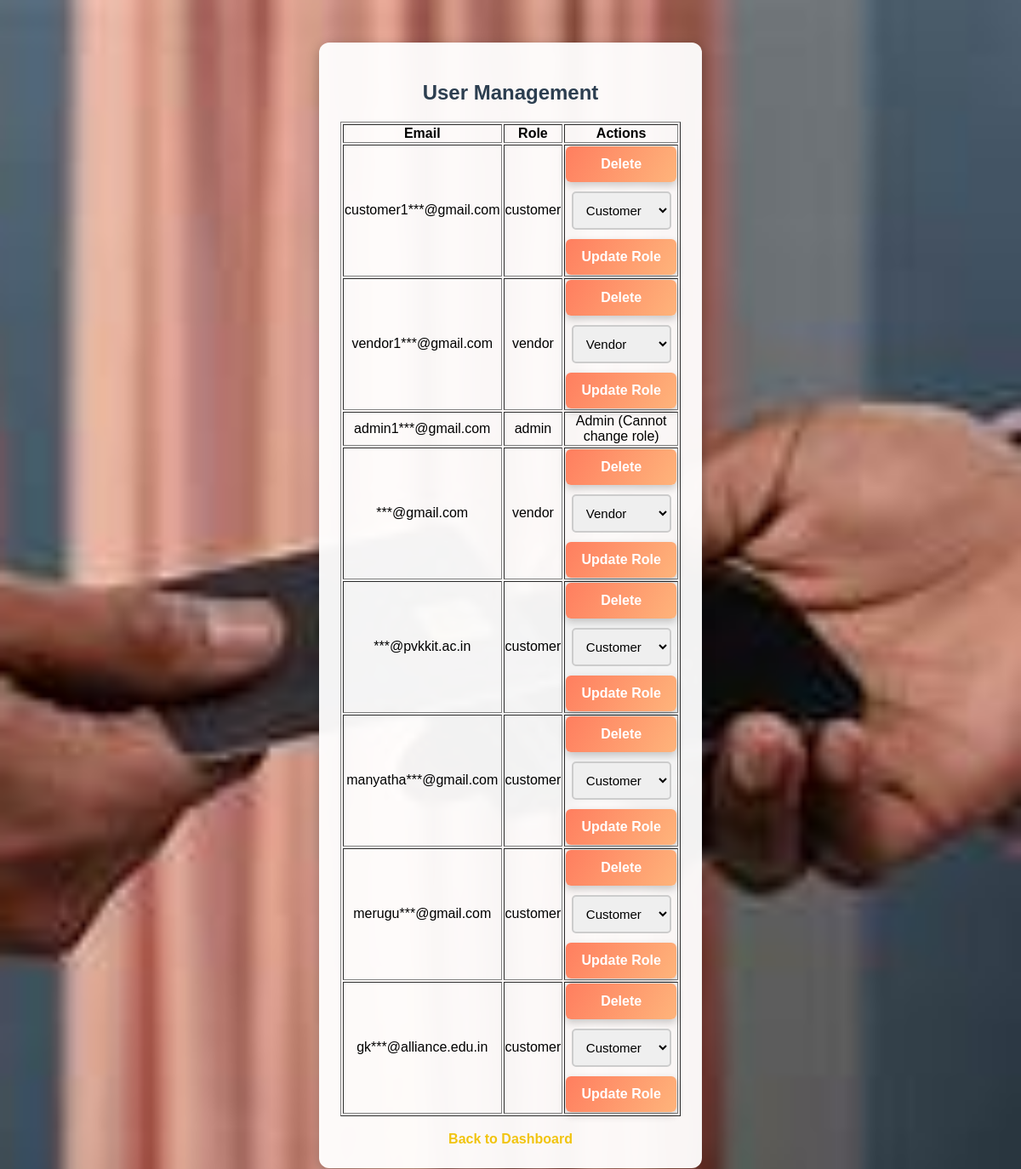
The app's page /credit-card-processing/backend/manage-users.php (signed in) with its own data.
### tables this page shows
CREATE TABLE `users` (
  `id` int(11) NOT NULL,
  `name` varchar(100) DEFAULT NULL,
  `email` varchar(100) NOT NULL,
  `phone` varchar(15) NOT NULL,
  `address` varchar(255) NOT NULL,
  `state` varchar(50) NOT NULL,
  `pincode` varchar(10) NOT NULL,
  `income` decimal(10,2) NOT NULL,
  `aadhar` varchar(20) NOT NULL,
  `pan` varchar(10) NOT NULL,
  `password` varchar(255) NOT NULL,
  `role` enum('customer','vendor','admin') NOT NULL
);

### credit-card-processing/backend/manage-users.php (the view, shortened to what this page needs)
<?php
include 'config.php';
$query = "SELECT * FROM users";
$result = $conn->query($query);
?>
<!DOCTYPE html>
<html lang="en">
<head>
    <link rel="stylesheet" href="style.css">
</head>
<body>
    <div class="container">
        <h2>User Management</h2>
        <table border="1">
            <tr>
                <th>Email</th>
                <th>Role</th>
                <th>Actions</th>
            </tr>
            <?php while ($row = $result->fetch_assoc()) { ?>
            <tr>
                <td><?php echo $row['email']; ?></td>
                <td><?php echo $row['role']; ?></td>
                <td>
                    <?php if ($row['role'] != 'admin') { ?>
                        <form action="delete-user.php" method="POST" style="display:inline;">
                            <button type="submit">Delete</button>
                        </form>
                        <form action="update-role.php" method="POST" style="display:inline;">
                            <select name="new_role">
                                <option value="customer" <?php if ($row['role'] == 'customer') echo "selected"; ?>>Customer</option>
                                <option value="vendor" <?php if ($row['role'] == 'vendor') echo "selected"; ?>>Vendor</option>
                            </select>
                            <button type="submit">Update Role</button>
                        </form>
                    <?php } else { ?>
                        <span>Admin (Cannot change role)</span>
                    <?php } ?>
                </td>
            </tr>
            <?php } ?>
        </table>
        <br>
        <a href="admin.php">Back to Dashboard</a>
    </div>
</body>
</html>

### credit-card-processing/frontend/style.css (style rules this page uses)
body { font-family: 'Arial', sans-serif; background: url('background.jpg') no-repeat center center fixed; background-size: cover; text-align: center; padding: 50px; margin: 0; color: black; }
.container { width: 400px; background: rgba(255, 255, 255, 0.95); padding: 25px; margin: auto; border-radius: 12px; box-shadow: 0 5px 15px rgba(0, 0, 0, 0.3); transition: transform 0.3s ease-in-out; }
h2 { color: #2c3e50; font-size: 24px; font-weight: bold; }
input, select { width: 90%; padding: 11px; margin: 11px 0; border: 2px solid #ccc; border-radius: 5px; font-size: 15px; transition: border-color 0.2s ease-in-out; }
button { background: linear-gradient(120deg, #ff7e5f, #feb47b); color: white; border: none; padding: 12px 18px; cursor: pointer; width: 100%; border-radius: 6px; font-size: 16px; font-weight: bold; transition: 0.3s ease-in-out; box-shadow: 0 4px 10px rgba(0, 0, 0, 0.2); }
a { color: #f1c40f; text-decoration: none; font-weight: bold; }

### records on screen
users: email "customer1***@gmail.com", role "customer", new_role "Customer"
users: email "vendor1***@gmail.com", role "vendor", new_role "Vendor"
users: email "admin1***@gmail.com", role "admin", shows "Admin (Cannot change role)"
users: email "***@gmail.com", role "vendor", new_role "Vendor"
users: email "***@pvkkit.ac.in", role "customer", new_role "Customer"
users: email "manyatha***@gmail.com", role "customer", new_role "Customer"
users: email "merugu***@gmail.com", role "customer", new_role "Customer"
users: email "gk***@alliance.edu.in", role "customer", new_role "Customer"
